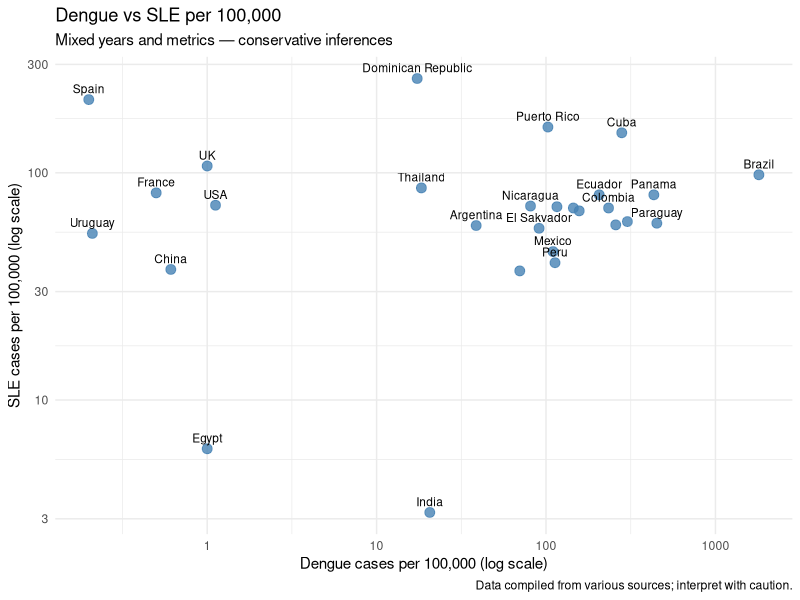
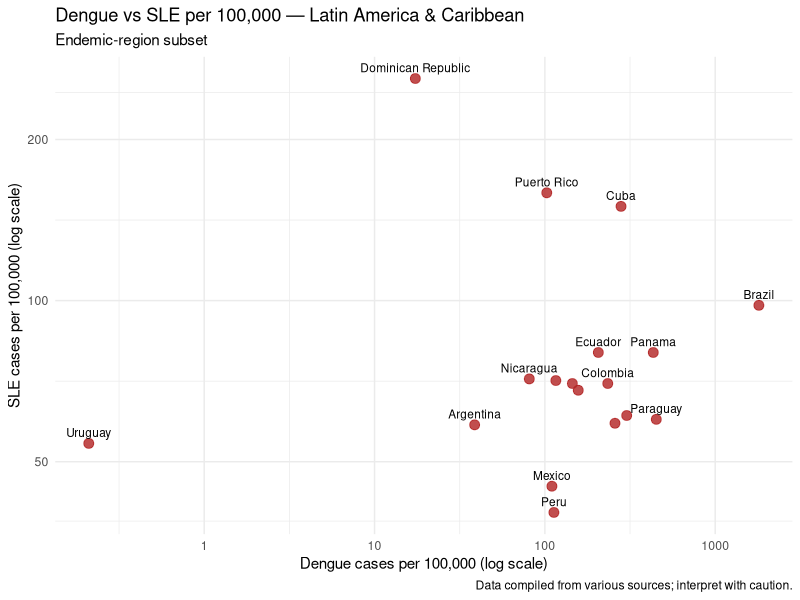

Reproduce these figures in R, in order.
## ---- chunk 1
knitr::opts_chunk$set(echo = FALSE, warning = FALSE, message = FALSE)
library(ggplot2)
library(dplyr)
library(readr)
library(knitr)
library(kableExtra)
## ---- chunk 2
dengue_sle <- data.frame(
  Country = c(
    "Brazil", "Colombia", "Mexico", "Argentina", "Peru",
    "Puerto Rico", "Cuba", "Dominican Republic", "Costa Rica",
    "Panama", "Honduras", "Nicaragua", "Uruguay", "India", "Indonesia", "Egypt",
    "Thailand", "France", "Spain", "UK", "USA", "China", "Paraguay", 
    "Venezuela", "Ecuador", "Bolivia", "Guatemala", "El Sakvador"
  ),
  Dengue = c(
    1805, 234, 110, 38.7, 113,
    102.6, 280, 17.36, 116,
    433, 157, 81, 0.21, 20.6, 70, 1,
    18.38, 0.5, 0.2, 1, 1.12, 0.61, 451, 
    145, 206, 302.21, 258, 91
  ),
  SLE = c(
    98, 70, 45, 58.6, 40.2,
    159, 150, 260, 70.9,
    80, 68, 71.4, 54.1, 3.2, 37, 6.1,
    85.8, 81.6, 210, 107.14, 72, 37.56, 60, 
    70, 80, 61, 59, 57
  )
)

knitr::kable(
  dengue_sle,
  digits = 2,
  caption = "Dengue and SLE cases per 100,000 (mixed years, conservative inferences)"
)
## ---- chunk 3
ggplot(dengue_sle, aes(x = Dengue, y = SLE)) +
  geom_point(size = 3, color = "steelblue", alpha = 0.8) +
  geom_text(
    aes(label = Country),
    size = 3,
    vjust = -0.7,
    check_overlap = TRUE
  ) +
 scale_x_log10() + 
  scale_y_log10() +
  labs(
    x = "Dengue cases per 100,000 (log scale)",
    y = "SLE cases per 100,000 (log scale)",
    title = "Dengue vs SLE per 100,000",
    subtitle = "Mixed years and metrics — conservative inferences",
    caption = "Data compiled from various sources; interpret with caution."
  ) +
  theme_minimal()
## ---- chunk 4
# Calculate Spearman's rho and p-value
spearman_test <- cor.test(dengue_sle$Dengue, dengue_sle$SLE, method = "spearman")

# Format the results into a clean table
cor_results <- data.frame(
  Metric = c("Spearman's Rho ($\rho$)", "P-value"),
  Value = c(round(spearman_test$estimate, 3), format.pval(spearman_test$p.value, digits = 3))
)

knitr::kable(
  cor_results, 
  caption = "Spearman Rank Correlation Results",
  col.names = c("Statistical Metric", "Value")
)
## ---- chunk 5
latam_countries <- c(
  "Brazil", "Colombia", "Mexico", "Argentina", "Peru",
  "Puerto Rico", "Cuba", "Dominican Republic", "Costa Rica",
  "Panama", "Honduras", "Nicaragua", "Uruguay",
  "Paraguay", "Venezuela", "Ecuador", "Bolivia",
  "Guatemala", "El Salvador"
)

dengue_sle_latam <- dengue_sle |>
  filter(Country %in% latam_countries)

knitr::kable(
  dengue_sle_latam,
  digits = 2,
  caption = "Latin America & Caribbean subset: Dengue and SLE cases per 100,000"
)
## ---- chunk 6
ggplot(dengue_sle_latam, aes(x = Dengue, y = SLE)) +
  geom_point(size = 3, color = "firebrick", alpha = 0.8) +
  geom_text(
    aes(label = Country),
    size = 3,
    vjust = -0.7,
    check_overlap = TRUE
  ) +
  scale_x_log10() +
  scale_y_log10() +
  labs(
    x = "Dengue cases per 100,000 (log scale)",
    y = "SLE cases per 100,000 (log scale)",
    title = "Dengue vs SLE per 100,000 — Latin America & Caribbean",
    subtitle = "Endemic-region subset",
    caption = "Data compiled from various sources; interpret with caution."
  ) +
  theme_minimal()
## ---- chunk 7
spearman_latam <- cor.test(
  dengue_sle_latam$Dengue,
  dengue_sle_latam$SLE,
  method = "spearman"
)

latam_cor_results <- data.frame(
  Metric = c("Spearman's Rho ($\\rho$)", "P-value", "N countries"),
  Value  = c(
    round(spearman_latam$estimate, 3),
    format.pval(spearman_latam$p.value, digits = 3),
    nrow(dengue_sle_latam)
  )
)

knitr::kable(
  latam_cor_results,
  caption = "Spearman Rank Correlation — Latin America & Caribbean subset",
  col.names = c("Statistical Metric", "Value")
)
## ---- chunk 8
library(readr)
library(dplyr)
library(knitr)
library(kableExtra)

study1 <- read_csv("Study1 (2).csv", show_col_types = FALSE)

study1 %>%
  arrange(Frontier, Gene) %>%
  kable(
    col.names = c("Taxon (Gene)", "Frontier"),
    caption = "Taxa identified on each Pareto frontier (Study1 MCO output)."
  ) %>%
  kable_styling(bootstrap_options = c("striped", "hover"), full_width = FALSE)
## ---- chunk 9
study1 %>%
  filter(Frontier == 1) %>%
  pull(Gene) %>%
  paste0("- ", .) %>%
  paste(collapse = "\n") %>%
  cat()
